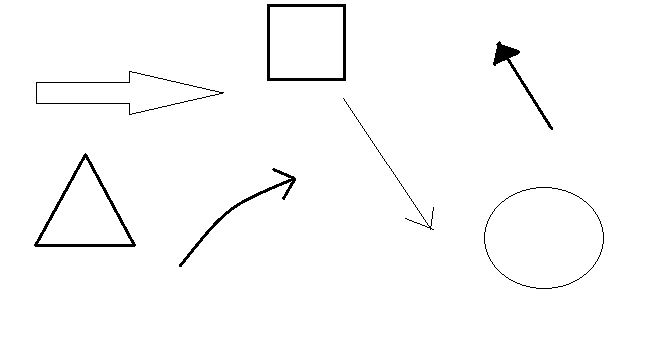
#> input picture FHtLk.png, 660 x 342 px
$ python m.py
#> lines starting #> are read from the running program, lines starting #| are printed output that depends on the picture; after the words box and inside, x2 and y2 are one past the last pixel; in counts of white or black regions, pixels touching at a corner belong together
#> further down, img is the input picture: shape (342, 660, 3); 98.3% white; 7 black regions, largest, box (x1, y1, x2, y2) and area: (34, 153, 136, 247) 920, (267, 4, 346, 81) 900, (179, 168, 296, 267) 584
import cv2
import numpy as np

def preprocess(img):
    img_gray = cv2.cvtColor(img, cv2.COLOR_BGR2GRAY)
    img_blur = cv2.GaussianBlur(img_gray, (5, 5), 1)
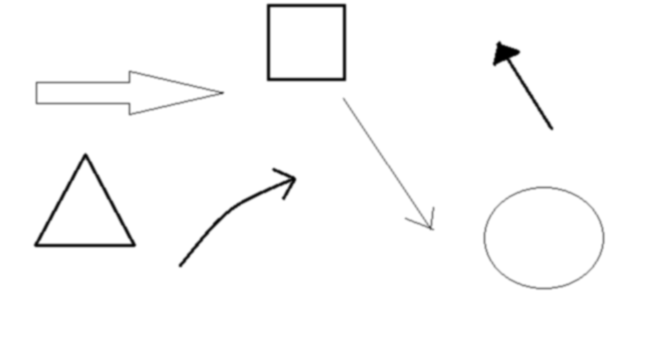
#> img_blur: shape (342, 660); min 0, max 255, mean 250.6
    img_canny = cv2.Canny(img_blur, 50, 50)
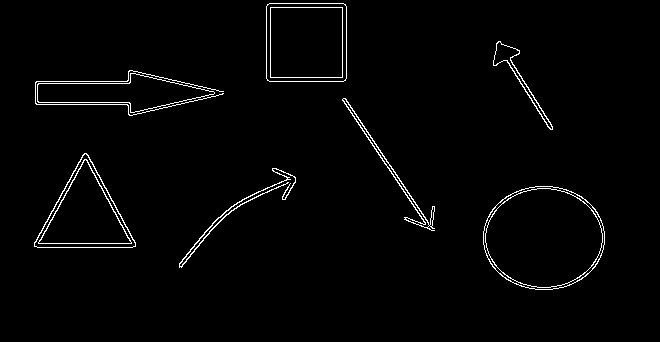
#> img_canny: shape (342, 660); 1.9% white in thin lines or dots, all inside (x1, y1, x2, y2) = (34, 3, 605, 290)
    kernel = np.ones((3, 3))
    img_dilate = cv2.dilate(img_canny, kernel, iterations=2)
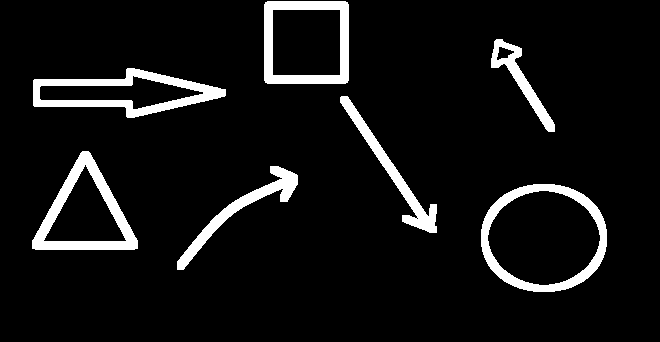
#> img_dilate: shape (342, 660); 7.4% white; 7 white regions, largest, box (x1, y1, x2, y2) and area: (33, 68, 226, 118) 3107, (481, 184, 607, 292) 2992, (32, 151, 138, 250) 2932
    img_erode = cv2.erode(img_dilate, kernel, iterations=1)
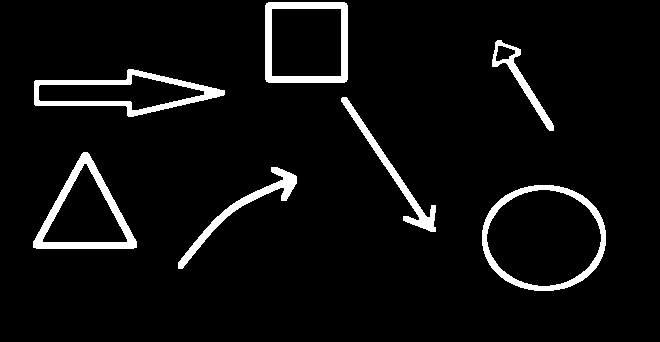
#> img_erode: shape (342, 660); 5.4% white; 7 white regions
    return img_erode

def find_tip(points, convex_hull):
    length = len(points)
    indices = np.setdiff1d(range(length), convex_hull)

    for i in range(2):
        j = indices[i] + 2
        if j > length - 1:
            j = length - j
        if np.all(points[j] == points[indices[i - 1] - 2]):
            return tuple(points[j])

img = cv2.imread("FHtLk.png")

contours, hierarchy = cv2.findContours(preprocess(img), cv2.RETR_EXTERNAL, cv2.CHAIN_APPROX_NONE)
#> contours = 7 contours; box (x1, y1, x2, y2) and area: (482, 185, 606, 291) 10341, (265, 2, 348, 83) 6544, (33, 152, 137, 249) 5498, (34, 69, 225, 117) 4912, (178, 167, 297, 269) 1244, (341, 97, 436, 232) 1194, (492, 40, 554, 131) 976

for cnt in contours:
    peri = cv2.arcLength(cnt, True)
    approx = cv2.approxPolyDP(cnt, 0.025 * peri, True)
    hull = cv2.convexHull(approx, returnPoints=False)
    sides = len(hull)

    if 6 > sides > 3 and sides + 2 == len(approx):
        arrow_tip = find_tip(approx[:,0,:], hull.squeeze())
        if arrow_tip:
            cv2.drawContours(img, [cnt], -1, (0, 255, 0), 3)
            cv2.circle(img, arrow_tip, 3, (0, 0, 255), cv2.FILLED)
#> this loop made 7 passes
#> (peri, hull, sides, length in find_tip, indices in find_tip, arrow_tip) on passes 4, 6: (418, [4, 3, 2, 0], 4, 6, [1, 5], (435, 231)), (262.5, [5, 3, 1, 0], 4, 6, [2, 4], (497, 40))
#> (peri, hull, sides) on passes 1, 2, 5: (381, [7, 6, 5, 4, 3, 2, 1, 0], 8), (389.1, [7, 4, 3, 1, 0], 5), (444.1, [4, 3, 2, 1, 0], 5)
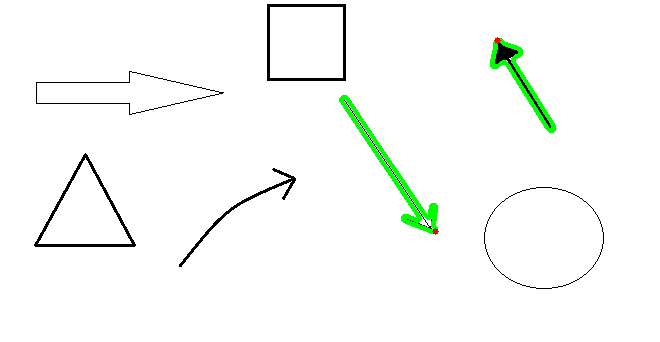
#> img: shape (342, 660, 3); 1.23% of pixels changed, all inside (x1, y1, x2, y2) = (339, 37, 556, 235)

cv2.imshow("Image", img)
cv2.waitKey(0)
